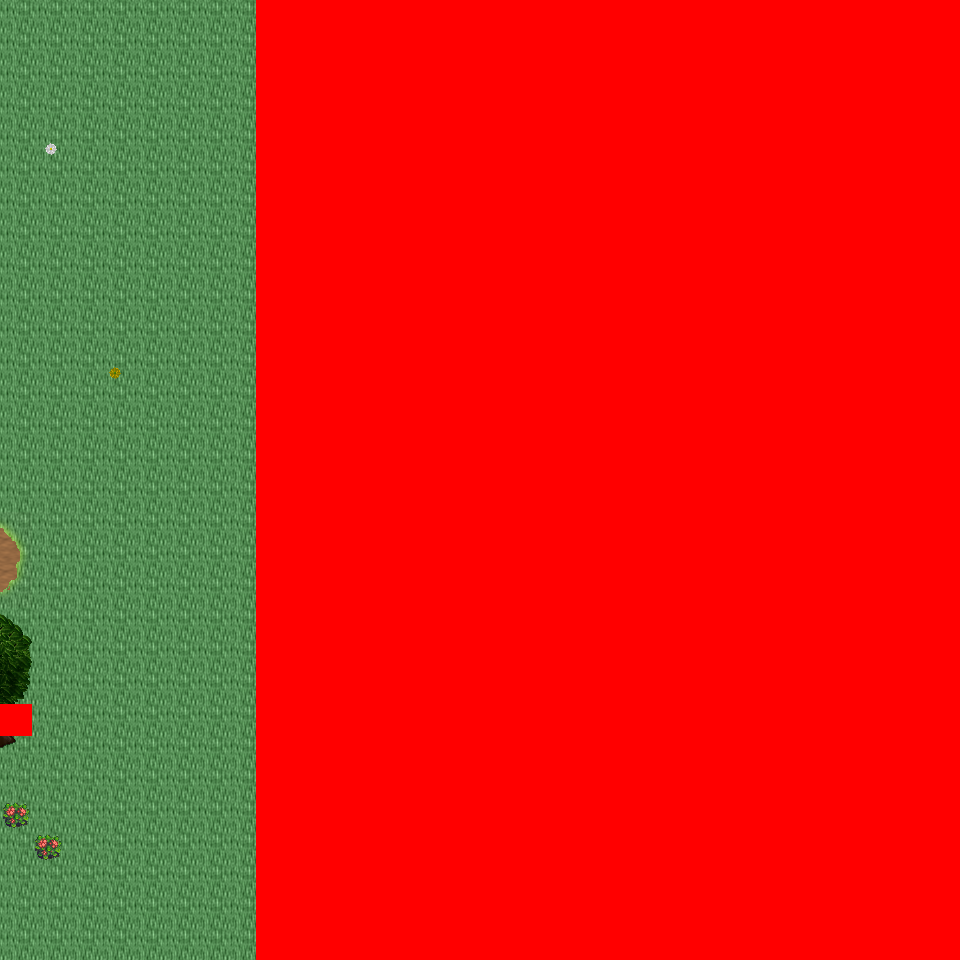

This game map was drawn from its Tiled (.tmx) file and the tilesets committed beside it. A one-line description and the trimmed map source follow:
An orthogonal 30x30 tile map with 32x32 px tiles, 6 tile layers (Ground, Object, Object2, Above, ...), 21 tilesets and 4 objects (4x mapchange).

<map version="1.0" orientation="orthogonal" renderorder="right-down" width="30" height="30" tilewidth="32" tileheight="32" nextobjectid="5">
  <tileset firstgid="1" name="tileset_logic_collision" tilewidth="32" tileheight="32" tilecount="1" columns="1">
    <image source="../drawable/tileset_logic_collision.png" width="32" height="32" />
  </tileset>
  <tileset firstgid="2" name="tileset_ground_ground" tilewidth="32" tileheight="32" tilecount="33" columns="3">
    <image source="../drawable/tileset_ground_ground.png" width="96" height="352" />
  </tileset>
  <tileset firstgid="35" name="tileset_terrain_grassland" tilewidth="32" tileheight="32" tilecount="88" columns="8">
    <image source="../drawable/tileset_terrain_grassland.png" width="256" height="352" />
  </tileset>
  <tileset firstgid="123" name="tileset_ground_grass_corners" tilewidth="32" tileheight="32" tilecount="24" columns="6">
    <image source="../drawable/tileset_ground_grass_corners.png" width="192" height="128" />
  </tileset>
  <tileset firstgid="147" name="tileset_ground_grass_edges" tilewidth="32" tileheight="32" tilecount="36" columns="12">
    <image source="../drawable/tileset_ground_grass_edges.png" width="384" height="96" />
  </tileset>
  <tileset firstgid="183" name="tileset_ground_grass_2" tilewidth="32" tileheight="32" tilecount="21" columns="3">
    <image source="../drawable/tileset_ground_grass_2.png" width="96" height="224" />
  </tileset>
  <tileset firstgid="204" name="tileset_plant_tree_tree_darkgreen" tilewidth="32" tileheight="32" tilecount="88" columns="8">
    <image source="../drawable/tileset_plant_tree_tree_darkgreen.png" width="256" height="352" />
  </tileset>
  <tileset firstgid="292" name="tileset_plant_tree_pine_tree" tilewidth="32" tileheight="32" tilecount="20" columns="4">
    <image source="../drawable/tileset_plant_tree_pine_tree.png" width="128" height="160" />
  </tileset>
  <tileset firstgid="312" name="tileset_plant_tree_pine_tree_1" tilewidth="32" tileheight="32" tilecount="20" columns="4">
    <image source="../drawable/tileset_plant_tree_pine_tree_1.png" width="128" height="160" />
  </tileset>
  <tileset firstgid="332" name="tileset_plant_tree_evergreen" tilewidth="32" tileheight="32" tilecount="36" columns="3">
    <image source="../drawable/tileset_plant_tree_evergreen.png" width="96" height="384" />
  </tileset>
  <tileset firstgid="368" name="tileset_plant_tree_fall_trees" tilewidth="32" tileheight="32" tilecount="40" columns="8">
    <image source="../drawable/tileset_plant_tree_fall_trees.png" width="256" height="160" />
  </tileset>
  <tileset firstgid="408" name="tileset_plant_flower_daisy_blue" tilewidth="32" tileheight="32" tilecount="8" columns="2">
    <image source="../drawable/tileset_plant_flower_daisy_blue.png" width="64" height="128" />
  </tileset>
  <tileset firstgid="416" name="tileset_plant_flower_daisy_red" tilewidth="32" tileheight="32" tilecount="8" columns="2">
    <image source="../drawable/tileset_plant_flower_daisy_red.png" width="64" height="128" />
  </tileset>
  <tileset firstgid="424" name="tileset_plant_flower_daisy_white" tilewidth="32" tileheight="32" tilecount="8" columns="2">
    <image source="../drawable/tileset_plant_flower_daisy_white.png" width="64" height="128" />
  </tileset>
  <tileset firstgid="432" name="tileset_plant_flower_daisy_yellow" tilewidth="32" tileheight="32" tilecount="8" columns="2">
    <image source="../drawable/tileset_plant_flower_daisy_yellow.png" width="64" height="128" />
  </tileset>
  <tileset firstgid="440" name="tileset_plant_leaves" tilewidth="32" tileheight="32" tilecount="8" columns="4">
    <image source="../drawable/tileset_plant_leaves.png" width="128" height="64" />
  </tileset>
  <tileset firstgid="448" name="tileset_plant_flower_red_blue_clusters" tilewidth="32" tileheight="32" tilecount="4" columns="1">
    <image source="../drawable/tileset_plant_flower_red_blue_clusters.png" width="32" height="128" />
  </tileset>
  <tileset firstgid="452" name="tileset_ground_tall_grass" tilewidth="32" tileheight="32" tilecount="15" columns="5">
    <image source="../drawable/tileset_ground_tall_grass.png" width="160" height="96" />
  </tileset>
  <tileset firstgid="467" name="tileset_plant_bush_berried" tilewidth="32" tileheight="32" tilecount="60" columns="5">
    <image source="../drawable/tileset_plant_bush_berried.png" width="160" height="384" />
  </tileset>
  <tileset firstgid="527" name="tileset_plant_bushes_and_trees" tilewidth="32" tileheight="32" tilecount="144" columns="16">
    <image source="../drawable/tileset_plant_bushes_and_trees.png" width="512" height="289" />
  </tileset>
  <tileset firstgid="671" name="tileset_plant_bush_leafy" tilewidth="32" tileheight="32" tilecount="48" columns="8">
    <image source="../drawable/tileset_plant_bush_leafy.png" width="256" height="192" />
  </tileset>
  <layer name="Ground" width="30" height="30">
    <data>[900 cells, 900 non-empty, 2 distinct tile ids]</data>
  </layer>
  <layer name="Object" width="30" height="30">
    <data>[900 cells, 43 non-empty, 22 distinct tile ids]</data>
  </layer>
  <layer name="Object2" width="30" height="30">
    <data>[900 cells, 17 non-empty, 11 distinct tile ids]</data>
  </layer>
  <layer name="Above" width="30" height="30">
    <data>[900 cells, 47 non-empty, 28 distinct tile ids]</data>
  </layer>
  <layer name="Above2" width="30" height="30">
    <data>[900 cells, 40 non-empty, 24 distinct tile ids]</data>
  </layer>
  <layer name="Walkable" width="30" height="30">
    <data>[900 cells, 661 non-empty, 1 distinct tile ids]</data>
  </layer>
  <objectgroup name="MapEvents">
    <object id="1" name="north" type="mapchange" x="0" y="0" width="256" height="32">
      <properties>
        <property name="map" value="0_ados_mountain_n2_w2_x3_y2" />
        <property name="place" value="south" />
      </properties>
    </object>
    <object id="2" name="south" type="mapchange" x="0" y="928" width="256" height="32">
      <properties>
        <property name="map" value="0_ados_mountain_n2_w2_x3_y4" />
        <property name="place" value="north" />
      </properties>
    </object>
    <object id="3" name="west" type="mapchange" x="0" y="0" width="32" height="704">
      <properties>
        <property name="map" value="0_ados_mountain_n2_w2_x2_y3" />
        <property name="place" value="east" />
      </properties>
    </object>
    <object id="4" name="west2" type="mapchange" x="0" y="736" width="32" height="224">
      <properties>
        <property name="map" value="0_ados_mountain_n2_w2_x2_y3" />
        <property name="place" value="east2" />
      </properties>
    </object>
  </objectgroup>
</map>
